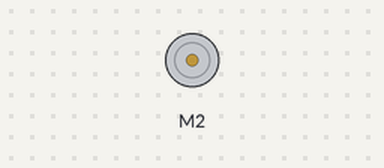
Bench run of a sketch on a simulated Arduino Uno, built with avr-gcc and run on an emulated ATmega328P. Parts: DC motor (green arrow = forward, orange = backward, longer = faster). What the sketch prints to the serial monitor is not drawn.

Above: at 0.2 s.
Timing chart, 0 to 1.7 s (numbered marks = the images above):
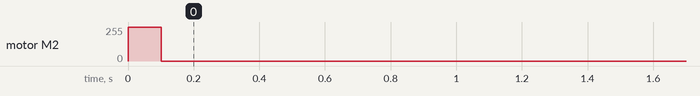

The sketch:

motor_control_test_v2.ino
```cpp
#include <Adafruit_MotorShield.h>

// Motor Shield object with the default I2C address
// Can use different addresses for stacking, ex. Adafruit_MotorShield(0x61);
Adafruit_MotorShield AFMS = Adafruit_MotorShield();

// DC Motor pointer
// Select the 'port' or motor by specifying the number
Adafruit_DCMotor *headMotor = AFMS.getMotor(1);
Adafruit_DCMotor *mouthMotor = AFMS.getMotor(2);
Adafruit_DCMotor *tailMotor = AFMS.getMotor(3);

void setup() {
  Serial.begin(9600);
  Serial.println("Adafruit Motorshield v2 - DC Motor test");

  // Attempt to begin communication with the shield
  // You can specify a frequency, say 1KHz, but default is 1.6KHz
  if (!AFMS.begin()) {
    Serial.println("Could not find Motor Shield. Check wiring.");
    while(1); // Like a break
  }
  Serial.println("Motor Shield found!");

  // Set the speed to start, from 0 (off) to 255 (max speed)
  mouthMotor->setSpeed(255);
  mouthMotor->run(FORWARD);  // move forward
  delay(100);
  mouthMotor->run(RELEASE);  // stop moving
}

void loop() {
}
```
